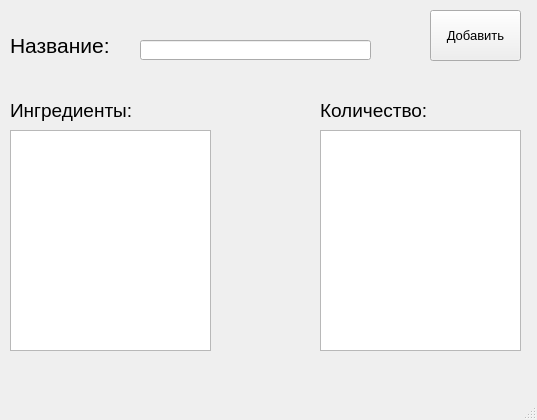
<?xml version="1.0" encoding="UTF-8"?>
<ui version="4.0">
 <class>MainWindow</class>
 <widget class="QMainWindow" name="MainWindow">
  <property name="geometry">
   <rect>
    <x>0</x>
    <y>0</y>
    <width>537</width>
    <height>420</height>
   </rect>
  </property>
  <property name="windowTitle">
   <string>MainWindow</string>
  </property>
  <property name="autoFillBackground">
   <bool>false</bool>
  </property>
  <widget class="QWidget" name="centralwidget">
   <widget class="QLabel" name="label">
    <property name="geometry">
     <rect>
      <x>10</x>
      <y>30</y>
      <width>121</width>
      <height>31</height>
     </rect>
    </property>
    <property name="text">
     <string>&lt;html&gt;&lt;head/&gt;&lt;body&gt;&lt;p&gt;&lt;span style=&quot; font-size:16pt;&quot;&gt;Название: &lt;/span&gt;&lt;/p&gt;&lt;/body&gt;&lt;/html&gt;</string>
    </property>
   </widget>
   <widget class="QLineEdit" name="titleEdit">
    <property name="geometry">
     <rect>
      <x>140</x>
      <y>40</y>
      <width>231</width>
      <height>20</height>
     </rect>
    </property>
   </widget>
   <widget class="QLabel" name="errorLabel">
    <property name="geometry">
     <rect>
      <x>50</x>
      <y>350</y>
      <width>141</width>
      <height>31</height>
     </rect>
    </property>
    <property name="text">
     <string/>
    </property>
   </widget>
   <widget class="QPushButton" name="addButton">
    <property name="geometry">
     <rect>
      <x>430</x>
      <y>10</y>
      <width>91</width>
      <height>51</height>
     </rect>
    </property>
    <property name="font">
     <font>
      <pointsize>10</pointsize>
     </font>
    </property>
    <property name="text">
     <string>Добавить</string>
    </property>
   </widget>
   <widget class="QLabel" name="label_2">
    <property name="geometry">
     <rect>
      <x>10</x>
      <y>90</y>
      <width>131</width>
      <height>41</height>
     </rect>
    </property>
    <property name="font">
     <font>
      <pointsize>14</pointsize>
      <weight>50</weight>
      <bold>false</bold>
     </font>
    </property>
    <property name="text">
     <string>Ингредиенты:</string>
    </property>
   </widget>
   <widget class="QLabel" name="label_3">
    <property name="geometry">
     <rect>
      <x>320</x>
      <y>90</y>
      <width>131</width>
      <height>41</height>
     </rect>
    </property>
    <property name="font">
     <font>
      <pointsize>14</pointsize>
      <weight>50</weight>
      <bold>false</bold>
     </font>
    </property>
    <property name="text">
     <string>Количество:</string>
    </property>
   </widget>
   <widget class="QTextEdit" name="countEdit">
    <property name="geometry">
     <rect>
      <x>320</x>
      <y>130</y>
      <width>201</width>
      <height>221</height>
     </rect>
    </property>
   </widget>
   <widget class="QTextEdit" name="IngredientsEdit">
    <property name="geometry">
     <rect>
      <x>10</x>
      <y>130</y>
      <width>201</width>
      <height>221</height>
     </rect>
    </property>
   </widget>
  </widget>
  <widget class="QStatusBar" name="statusbar"/>
 </widget>
 <resources/>
 <connections/>
</ui>
